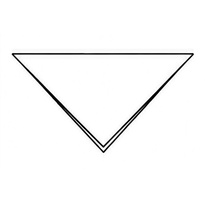
#> input picture examples/origami/backend/assets/ref-imgs/1.jpg, 205 x 205 px
$ python -i rendering.py   (imports and definitions only)
#> lines starting #> are read from the running program, lines starting #| are printed output that depends on the picture
#> further down, picture is the input picture: PIL image 205x205 RGB; min 0, max 255, mean 249
from __future__ import annotations

import logging
from pathlib import Path
from typing import Any

from av import VideoFrame
from PIL import Image, ImageDraw, ImageEnhance, ImageFilter, ImageFont, ImageOps

from .constants import (
    DEMO_BACKGROUND_BRIGHTNESS,
    HUD_DENSITY,
    HUD_DIM_GREEN,
    HUD_GREEN,
    HUD_HEIGHT,
    HUD_WIDTH,
    PHASE_WAITING,
)

logger = logging.getLogger("uvicorn.error")


# [268 lines left out: functions _compose_reference_image, _draw_reference_comparison_header, _reference_image_box, _compose_demo_image, _fit_hud_to_canvas, _backend_hud_image and 2 more, not called in this run]


def _green_hud_overlay(image: Image.Image) -> Image.Image:
    source = image.convert("RGB")
    alpha = source.convert("L").point(lambda value: min(245, value * 3))
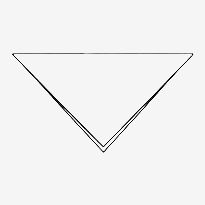
#> alpha: PIL image 205x205 L; min 0, max 245, mean 242
    glow_alpha = alpha.filter(ImageFilter.GaussianBlur(radius=2)).point(
        lambda value: min(90, value)
    )
#> glow_alpha: PIL image 205x205 L; every value is 90
    glow = Image.new("RGBA", source.size, (*HUD_GREEN, 0))
    glow.putalpha(glow_alpha)
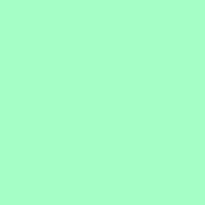
#> glow: PIL image 205x205 RGBA; mean R, G, B, A 0, 255, 96, 90; transparent parts drawn white
    sharp = Image.new("RGBA", source.size, (*HUD_GREEN, 0))
    sharp.putalpha(alpha)
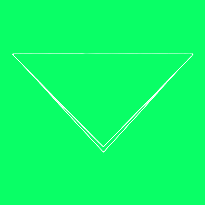
#> sharp: PIL image 205x205 RGBA; mean R, G, B, A 0, 255, 96, 242; transparent parts drawn white
    glow.alpha_composite(sharp)
    return glow


def _dp(value: int) -> int:
    return round(value * HUD_DENSITY)


def _sp(value: int) -> int:
    return round(value * HUD_DENSITY)


# [69 lines left out: functions _draw_centered_text, _draw_centered_lines, _empty_hud_payload, _frame_to_image, not called in this run]


def _save_jpeg(image: Image.Image, path: Path) -> None:
    path.parent.mkdir(parents=True, exist_ok=True)
    image.convert("RGB").save(path, format="JPEG", quality=90, optimize=True)


# [24 lines left out: functions _fit_font, _load_font, not called in this run]

>>> from PIL import Image
>>> picture = Image.open('../assets/ref-imgs/1.jpg')
>>> result = _green_hud_overlay(picture)

$ run again, on examples/origami/backend/assets/ref-imgs/2.jpg
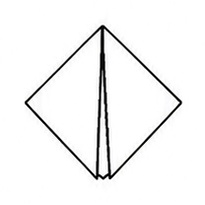
#> input picture examples/origami/backend/assets/ref-imgs/2.jpg, 205 x 205 px
#> picture is the input picture: PIL image 205x205 RGB; mean R, G, B 244.6, 244.6, 244.5
#> in _green_hud_overlay, `alpha = source.convert("L").point(lambda value: min(245, value * 3))`:
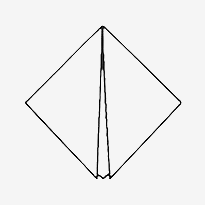
#> alpha: PIL image 205x205 L; min 0, max 245, mean 239.7
#> glow_alpha: PIL image 205x205 L; every value is 90
#> in _green_hud_overlay, `glow.alpha_composite(sharp)`:
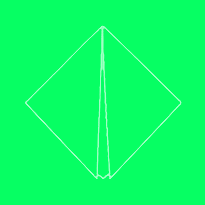
#> glow: PIL image 205x205 RGBA; mean R, G, B, A 0, 255, 96, 245.5; transparent parts drawn white

$ run again, on examples/origami/backend/assets/ref-imgs/4.jpg
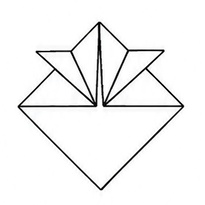
#> input picture examples/origami/backend/assets/ref-imgs/4.jpg, 205 x 205 px
#> picture is the input picture: PIL image 205x205 RGB; mean R, G, B 243.5, 243.5, 243.5
#> in _green_hud_overlay, `alpha = source.convert("L").point(lambda value: min(245, value * 3))`:
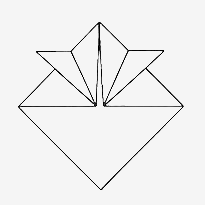
#> alpha: PIL image 205x205 L; min 0, max 245, mean 239.3
#> glow_alpha: PIL image 205x205 L; every value is 90
#> in _green_hud_overlay, `glow.alpha_composite(sharp)`:
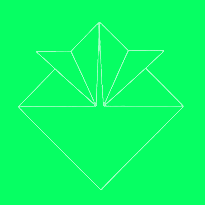
#> glow: PIL image 205x205 RGBA; mean R, G, B, A 0, 255, 96, 245.3; transparent parts drawn white
